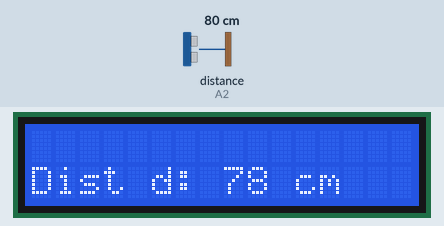
This sketch was run on a simulated Arduino Uno, built with avr-gcc and run on an emulated ATmega328P. Parts: 16×2 character LCD. Wiring (inferred from the names in the program): ultrasonic range finder: trigger pin 9; echo A2. The test bench sets the inputs (shaded band); at power-on: distance to the obstacle (sensor on A2) 80 cm. The echo pulse lasts 58.3 µs per cm.

Above: at 1.2 s.
1.3 s: distance to the obstacle (sensor on A2) set to 2 cm
At 2.6 s:
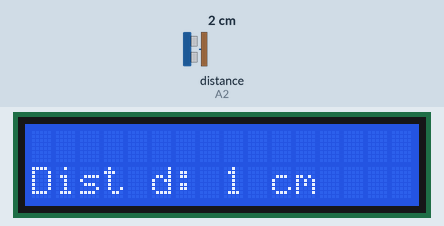
2.9 s: distance to the obstacle (sensor on A2) set to 4 cm
At 3.4 s:
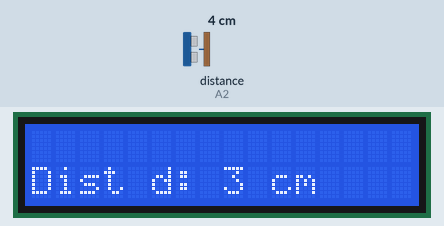
4.4 s: distance to the obstacle (sensor on A2) set to 9 cm
At 5.2 s:
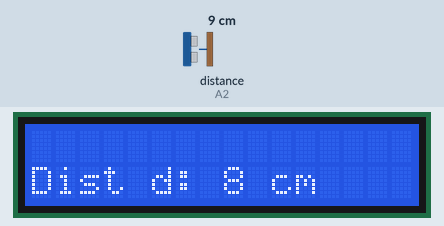
Timing chart, 0 to 7.4 s (numbered marks = the images above; inputs shaded):
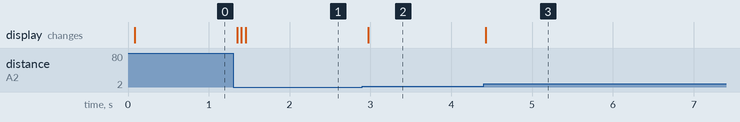

Measured:
- after the input at 1.3 s, the display: changes after 0.05 s (image 1)
- after the input at 2.9 s, the display: changes after 0.08 s (image 2)
- after the input at 4.4 s, the display: changes at once (image 3)

The sketch:

testex1d.ino
```cpp
#include <Wire.h>
#include <LiquidCrystal_I2C.h>

LiquidCrystal_I2C lcd(0x27, 16, 2);

#define echod A2
#define trigd 9

int distd;
int capteur(int, int);

void setup() {
  lcd.begin();

  pinMode(trigd, OUTPUT);
  pinMode(echod, INPUT);

  digitalWrite(trigd, LOW);
}

int capteur(int echo,int trig)
{
  digitalWrite(trig, HIGH);
  delayMicroseconds(15);
  digitalWrite(trig, LOW);

  int temps = pulseIn(echo, HIGH, 5882);
  int dist = temps * 0.034 / 2;

  if (dist == 0)
  {
    dist = 100;
  }

  return dist;
}


void loop() {

  distd=capteur(echod,trigd);

  lcd.setCursor(0, 1);
  lcd.print("Dist d: ");
  lcd.print(distd);
  lcd.println(" cm    ");
  delay(40);
}
```
